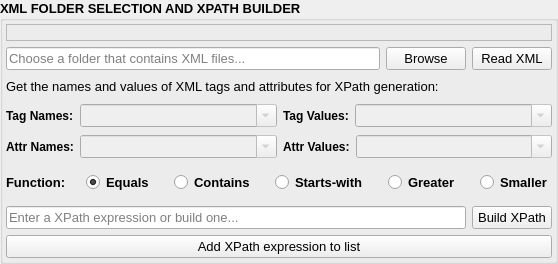
             <widget class="QGroupBox" name="group_box_xml_input_xpath_builder">
              <property name="sizePolicy">
               <sizepolicy hsizetype="Preferred" vsizetype="Preferred">
                <horstretch>0</horstretch>
                <verstretch>0</verstretch>
               </sizepolicy>
              </property>
              <property name="font">
               <font>
                <family>Microsoft YaHei UI</family>
                <pointsize>10</pointsize>
                <italic>false</italic>
                <bold>true</bold>
                <underline>false</underline>
                <strikeout>false</strikeout>
               </font>
              </property>
              <property name="title">
               <string>XML FOLDER SELECTION AND XPATH BUILDER</string>
              </property>
              <layout class="QVBoxLayout" name="verticalLayout_7">
               <property name="leftMargin">
                <number>3</number>
               </property>
               <property name="topMargin">
                <number>3</number>
               </property>
               <property name="rightMargin">
                <number>3</number>
               </property>
               <property name="bottomMargin">
                <number>3</number>
               </property>
               <item>
                <widget class="QLabel" name="statusbar_xml_files_count">
                 <property name="sizePolicy">
                  <sizepolicy hsizetype="Preferred" vsizetype="Preferred">
                   <horstretch>0</horstretch>
                   <verstretch>0</verstretch>
                  </sizepolicy>
                 </property>
                 <property name="styleSheet">
                  <string notr="true"/>
                 </property>
                 <property name="frameShape">
                  <enum>QFrame::Shape::StyledPanel</enum>
                 </property>
                 <property name="text">
                  <string/>
                 </property>
                </widget>
               </item>
               <item>
                <layout class="QHBoxLayout" name="horizontalLayout_one">
                 <item>
                  <widget class="QLineEdit" name="line_edit_xml_folder_path_input">
                   <property name="font">
                    <font>
                     <family>Microsoft YaHei UI</family>
                     <pointsize>10</pointsize>
                     <italic>false</italic>
                     <bold>false</bold>
                     <underline>false</underline>
                     <strikeout>false</strikeout>
                    </font>
                   </property>
                   <property name="placeholderText">
                    <string>Choose a folder that contains XML files...</string>
                   </property>
                   <property name="clearButtonEnabled">
                    <bool>true</bool>
                   </property>
                  </widget>
                 </item>
                 <item>
                  <widget class="QPushButton" name="button_browse_xml_folder">
                   <property name="sizePolicy">
                    <sizepolicy hsizetype="Preferred" vsizetype="Fixed">
                     <horstretch>0</horstretch>
                     <verstretch>0</verstretch>
                    </sizepolicy>
                   </property>
                   <property name="font">
                    <font>
                     <family>Microsoft YaHei UI</family>
                     <pointsize>10</pointsize>
                     <italic>false</italic>
                     <bold>false</bold>
                     <underline>false</underline>
                     <strikeout>false</strikeout>
                    </font>
                   </property>
                   <property name="toolTip">
                    <string>Browse for the folder containing your XML files.</string>
                   </property>
                   <property name="text">
                    <string>Browse</string>
                   </property>
                   <property name="icon">
                    <iconset theme="QIcon::ThemeIcon::FolderOpen"/>
                   </property>
                  </widget>
                 </item>
                 <item>
                  <widget class="QPushButton" name="button_read_xml">
                   <property name="sizePolicy">
                    <sizepolicy hsizetype="Preferred" vsizetype="Fixed">
                     <horstretch>0</horstretch>
                     <verstretch>0</verstretch>
                    </sizepolicy>
                   </property>
                   <property name="font">
                    <font>
                     <family>Microsoft YaHei UI</family>
                     <pointsize>10</pointsize>
                     <italic>false</italic>
                     <bold>false</bold>
                     <underline>false</underline>
                     <strikeout>false</strikeout>
                    </font>
                   </property>
                   <property name="toolTip">
                    <string>Load data from an XML file into the Combo Boxes and display the XML content.</string>
                   </property>
                   <property name="text">
                    <string>Read XML</string>
                   </property>
                  </widget>
                 </item>
                </layout>
               </item>
               <item>
                <layout class="QHBoxLayout" name="horizontalLayout_two">
                 <property name="topMargin">
                  <number>3</number>
                 </property>
                 <property name="bottomMargin">
                  <number>3</number>
                 </property>
                 <item>
                  <widget class="QLabel" name="label_xpath_builder">
                   <property name="sizePolicy">
                    <sizepolicy hsizetype="Preferred" vsizetype="Preferred">
                     <horstretch>0</horstretch>
                     <verstretch>0</verstretch>
                    </sizepolicy>
                   </property>
                   <property name="font">
                    <font>
                     <family>Microsoft YaHei UI</family>
                     <pointsize>10</pointsize>
                     <italic>false</italic>
                     <bold>false</bold>
                     <underline>false</underline>
                     <strikeout>false</strikeout>
                    </font>
                   </property>
                   <property name="text">
                    <string>Get the names and values of XML tags and attributes for XPath generation:</string>
                   </property>
                  </widget>
                 </item>
                </layout>
               </item>
               <item>
                <layout class="QHBoxLayout" name="horizontalLayout_three">
                 <property name="topMargin">
                  <number>1</number>
                 </property>
                 <property name="bottomMargin">
                  <number>1</number>
                 </property>
                 <item>
                  <widget class="QLabel" name="label_tag_names">
                   <property name="sizePolicy">
                    <sizepolicy hsizetype="Preferred" vsizetype="Preferred">
                     <horstretch>0</horstretch>
                     <verstretch>0</verstretch>
                    </sizepolicy>
                   </property>
                   <property name="maximumSize">
                    <size>
                     <width>72</width>
                     <height>16777215</height>
                    </size>
                   </property>
                   <property name="font">
                    <font>
                     <family>Microsoft YaHei UI</family>
                     <pointsize>9</pointsize>
                     <italic>false</italic>
                     <bold>true</bold>
                     <underline>false</underline>
                     <strikeout>false</strikeout>
                    </font>
                   </property>
                   <property name="text">
                    <string>Tag Names:</string>
                   </property>
                  </widget>
                 </item>
                 <item>
                  <widget class="QComboBox" name="combobox_tag_names">
                   <property name="enabled">
                    <bool>false</bool>
                   </property>
                   <property name="sizePolicy">
                    <sizepolicy hsizetype="Expanding" vsizetype="Fixed">
                     <horstretch>0</horstretch>
                     <verstretch>0</verstretch>
                    </sizepolicy>
                   </property>
                   <property name="minimumSize">
                    <size>
                     <width>0</width>
                     <height>0</height>
                    </size>
                   </property>
                   <property name="maximumSize">
                    <size>
                     <width>200</width>
                     <height>16777215</height>
                    </size>
                   </property>
                   <property name="font">
                    <font>
                     <family>Microsoft YaHei UI</family>
                     <pointsize>10</pointsize>
                     <italic>false</italic>
                     <bold>true</bold>
                     <underline>false</underline>
                     <strikeout>false</strikeout>
                    </font>
                   </property>
                   <property name="editable">
                    <bool>true</bool>
                   </property>
                   <property name="currentText">
                    <string/>
                   </property>
                   <property name="currentIndex">
                    <number>-1</number>
                   </property>
                   <property name="placeholderText">
                    <string>Select Tag Name...</string>
                   </property>
                  </widget>
                 </item>
                 <item>
                  <widget class="QLabel" name="label_tag_values">
                   <property name="sizePolicy">
                    <sizepolicy hsizetype="Preferred" vsizetype="Preferred">
                     <horstretch>0</horstretch>
                     <verstretch>0</verstretch>
                    </sizepolicy>
                   </property>
                   <property name="maximumSize">
                    <size>
                     <width>72</width>
                     <height>16777215</height>
                    </size>
                   </property>
                   <property name="font">
                    <font>
                     <family>Microsoft YaHei UI</family>
                     <pointsize>9</pointsize>
                     <italic>false</italic>
                     <bold>true</bold>
                     <underline>false</underline>
                     <strikeout>false</strikeout>
                    </font>
                   </property>
                   <property name="text">
                    <string>Tag Values:</string>
                   </property>
                  </widget>
                 </item>
                 <item>
                  <widget class="QComboBox" name="combobox_tag_values">
                   <property name="enabled">
                    <bool>false</bool>
                   </property>
                   <property name="sizePolicy">
                    <sizepolicy hsizetype="Expanding" vsizetype="Fixed">
                     <horstretch>0</horstretch>
                     <verstretch>0</verstretch>
                    </sizepolicy>
                   </property>
                   <property name="minimumSize">
                    <size>
                     <width>0</width>
                     <height>0</height>
                    </size>
                   </property>
                   <property name="maximumSize">
                    <size>
                     <width>200</width>
                     <height>16777215</height>
                    </size>
                   </property>
                   <property name="font">
                    <font>
                     <family>Microsoft YaHei UI</family>
                     <pointsize>10</pointsize>
                     <italic>false</italic>
                     <bold>true</bold>
                     <underline>false</underline>
                     <strikeout>false</strikeout>
                    </font>
                   </property>
                   <property name="editable">
                    <bool>true</bool>
                   </property>
                   <property name="currentText">
                    <string/>
                   </property>
                   <property name="currentIndex">
                    <number>-1</number>
                   </property>
                   <property name="placeholderText">
                    <string>Select Tag Value...</string>
                   </property>
                  </widget>
                 </item>
                </layout>
               </item>
               <item>
                <layout class="QHBoxLayout" name="horizontalLayout_four">
                 <property name="spacing">
                  <number>6</number>
                 </property>
                 <property name="topMargin">
                  <number>1</number>
                 </property>
                 <property name="bottomMargin">
                  <number>1</number>
                 </property>
                 <item>
                  <widget class="QLabel" name="label_attribute_names">
                   <property name="sizePolicy">
                    <sizepolicy hsizetype="Preferred" vsizetype="Preferred">
                     <horstretch>0</horstretch>
                     <verstretch>0</verstretch>
                    </sizepolicy>
                   </property>
                   <property name="maximumSize">
                    <size>
                     <width>72</width>
                     <height>16777215</height>
                    </size>
                   </property>
                   <property name="font">
                    <font>
                     <family>Microsoft YaHei UI</family>
                     <pointsize>9</pointsize>
                     <italic>false</italic>
                     <bold>true</bold>
                     <underline>false</underline>
                     <strikeout>false</strikeout>
                    </font>
                   </property>
                   <property name="text">
                    <string>Attr Names:</string>
                   </property>
                  </widget>
                 </item>
                 <item>
                  <widget class="QComboBox" name="combobox_attribute_names">
                   <property name="enabled">
                    <bool>false</bool>
                   </property>
                   <property name="sizePolicy">
                    <sizepolicy hsizetype="Expanding" vsizetype="Fixed">
                     <horstretch>0</horstretch>
                     <verstretch>0</verstretch>
                    </sizepolicy>
                   </property>
                   <property name="minimumSize">
                    <size>
                     <width>0</width>
                     <height>0</height>
                    </size>
                   </property>
                   <property name="maximumSize">
                    <size>
                     <width>200</width>
                     <height>16777215</height>
                    </size>
                   </property>
                   <property name="font">
                    <font>
                     <family>Microsoft YaHei UI</family>
                     <pointsize>10</pointsize>
                     <italic>false</italic>
                     <bold>true</bold>
                     <underline>false</underline>
                     <strikeout>false</strikeout>
                    </font>
                   </property>
                   <property name="editable">
                    <bool>true</bool>
                   </property>
                   <property name="currentText">
                    <string/>
                   </property>
                   <property name="currentIndex">
                    <number>-1</number>
                   </property>
                   <property name="placeholderText">
                    <string>Select Attribute Name...</string>
                   </property>
                  </widget>
                 </item>
                 <item>
                  <widget class="QLabel" name="label_attribute_values">
                   <property name="sizePolicy">
                    <sizepolicy hsizetype="Preferred" vsizetype="Preferred">
                     <horstretch>0</horstretch>
                     <verstretch>0</verstretch>
                    </sizepolicy>
                   </property>
                   <property name="maximumSize">
                    <size>
                     <width>72</width>
                     <height>16777215</height>
                    </size>
                   </property>
                   <property name="font">
                    <font>
                     <family>Microsoft YaHei UI</family>
                     <pointsize>9</pointsize>
                     <italic>false</italic>
                     <bold>true</bold>
                     <underline>false</underline>
                     <strikeout>false</strikeout>
                    </font>
                   </property>
                   <property name="text">
                    <string>Attr Values:</string>
                   </property>
                  </widget>
                 </item>
                 <item>
                  <widget class="QComboBox" name="combobox_attribute_values">
                   <property name="enabled">
                    <bool>false</bool>
                   </property>
                   <property name="sizePolicy">
                    <sizepolicy hsizetype="Expanding" vsizetype="Fixed">
                     <horstretch>0</horstretch>
                     <verstretch>0</verstretch>
                    </sizepolicy>
                   </property>
                   <property name="minimumSize">
                    <size>
                     <width>0</width>
                     <height>0</height>
                    </size>
                   </property>
                   <property name="maximumSize">
                    <size>
                     <width>200</width>
                     <height>16777215</height>
                    </size>
                   </property>
                   <property name="font">
                    <font>
                     <family>Microsoft YaHei UI</family>
                     <pointsize>10</pointsize>
                     <italic>false</italic>
                     <bold>true</bold>
                     <underline>false</underline>
                     <strikeout>false</strikeout>
                    </font>
                   </property>
                   <property name="editable">
                    <bool>true</bool>
                   </property>
                   <property name="currentText">
                    <string/>
                   </property>
                   <property name="currentIndex">
                    <number>-1</number>
                   </property>
                   <property name="placeholderText">
                    <string>Select Attribute Value...</string>
                   </property>
                  </widget>
                 </item>
                </layout>
               </item>
               <item>
                <layout class="QHBoxLayout" name="horizontalLayout_five">
                 <property name="spacing">
                  <number>20</number>
                 </property>
                 <property name="topMargin">
                  <number>7</number>
                 </property>
                 <property name="bottomMargin">
                  <number>7</number>
                 </property>
                 <item>
                  <widget class="QLabel" name="label_function">
                   <property name="sizePolicy">
                    <sizepolicy hsizetype="Preferred" vsizetype="Preferred">
                     <horstretch>0</horstretch>
                     <verstretch>0</verstretch>
                    </sizepolicy>
                   </property>
                   <property name="font">
                    <font>
                     <family>Microsoft YaHei UI</family>
                     <pointsize>10</pointsize>
                     <italic>false</italic>
                     <bold>true</bold>
                     <underline>false</underline>
                     <strikeout>false</strikeout>
                    </font>
                   </property>
                   <property name="text">
                    <string>Function:</string>
                   </property>
                  </widget>
                 </item>
                 <item>
                  <widget class="QRadioButton" name="radio_button_equals">
                   <property name="sizePolicy">
                    <sizepolicy hsizetype="Preferred" vsizetype="Fixed">
                     <horstretch>0</horstretch>
                     <verstretch>0</verstretch>
                    </sizepolicy>
                   </property>
                   <property name="font">
                    <font>
                     <family>Microsoft YaHei UI</family>
                     <pointsize>10</pointsize>
                     <italic>false</italic>
                     <bold>true</bold>
                     <underline>false</underline>
                     <strikeout>false</strikeout>
                    </font>
                   </property>
                   <property name="toolTip">
                    <string/>
                   </property>
                   <property name="text">
                    <string>Equals</string>
                   </property>
                   <property name="checked">
                    <bool>true</bool>
                   </property>
                  </widget>
                 </item>
                 <item>
                  <widget class="QRadioButton" name="radio_button_contains">
                   <property name="sizePolicy">
                    <sizepolicy hsizetype="Preferred" vsizetype="Fixed">
                     <horstretch>0</horstretch>
                     <verstretch>0</verstretch>
                    </sizepolicy>
                   </property>
                   <property name="font">
                    <font>
                     <family>Microsoft YaHei UI</family>
                     <pointsize>10</pointsize>
                     <italic>false</italic>
                     <bold>true</bold>
                     <underline>false</underline>
                     <strikeout>false</strikeout>
                    </font>
                   </property>
                   <property name="styleSheet">
                    <string notr="true"/>
                   </property>
                   <property name="text">
                    <string>Contains</string>
                   </property>
                  </widget>
                 </item>
                 <item>
                  <widget class="QRadioButton" name="radio_button_starts_with">
                   <property name="sizePolicy">
                    <sizepolicy hsizetype="Preferred" vsizetype="Fixed">
                     <horstretch>0</horstretch>
                     <verstretch>0</verstretch>
                    </sizepolicy>
                   </property>
                   <property name="font">
                    <font>
                     <family>Microsoft YaHei UI</family>
                     <pointsize>10</pointsize>
                     <italic>false</italic>
                     <bold>true</bold>
                     <underline>false</underline>
                     <strikeout>false</strikeout>
                    </font>
                   </property>
                   <property name="text">
                    <string>Starts-with</string>
                   </property>
                  </widget>
                 </item>
                 <item>
                  <widget class="QRadioButton" name="radio_button_greater">
                   <property name="sizePolicy">
                    <sizepolicy hsizetype="Preferred" vsizetype="Fixed">
                     <horstretch>0</horstretch>
                     <verstretch>0</verstretch>
                    </sizepolicy>
                   </property>
                   <property name="font">
                    <font>
                     <family>Microsoft YaHei UI</family>
                     <pointsize>10</pointsize>
                     <italic>false</italic>
                     <bold>true</bold>
                     <underline>false</underline>
                     <strikeout>false</strikeout>
                    </font>
                   </property>
                   <property name="text">
                    <string>Greater</string>
                   </property>
                  </widget>
                 </item>
                 <item>
                  <widget class="QRadioButton" name="radio_button_smaller">
                   <property name="sizePolicy">
                    <sizepolicy hsizetype="Preferred" vsizetype="Fixed">
                     <horstretch>0</horstretch>
                     <verstretch>0</verstretch>
                    </sizepolicy>
                   </property>
                   <property name="font">
                    <font>
                     <family>Microsoft YaHei UI</family>
                     <pointsize>10</pointsize>
                     <italic>false</italic>
                     <bold>true</bold>
                     <underline>false</underline>
                     <strikeout>false</strikeout>
                    </font>
                   </property>
                   <property name="text">
                    <string>Smaller</string>
                   </property>
                  </widget>
                 </item>
                </layout>
               </item>
               <item>
                <layout class="QHBoxLayout" name="horizontalLayout_six">
                 <item>
                  <widget class="QLineEdit" name="line_edit_xpath_builder">
                   <property name="font">
                    <font>
                     <family>Microsoft YaHei UI</family>
                     <pointsize>10</pointsize>
                     <italic>false</italic>
                     <bold>false</bold>
                     <underline>false</underline>
                     <strikeout>false</strikeout>
                    </font>
                   </property>
                   <property name="placeholderText">
                    <string>Enter a XPath expression or build one...</string>
                   </property>
                   <property name="clearButtonEnabled">
                    <bool>true</bool>
                   </property>
                  </widget>
                 </item>
                 <item>
                  <widget class="QPushButton" name="button_build_xpath">
                   <property name="sizePolicy">
                    <sizepolicy hsizetype="Preferred" vsizetype="Fixed">
                     <horstretch>0</horstretch>
                     <verstretch>0</verstretch>
                    </sizepolicy>
                   </property>
                   <property name="font">
                    <font>
                     <family>Microsoft YaHei UI</family>
                     <pointsize>10</pointsize>
                     <italic>false</italic>
                     <bold>false</bold>
                     <underline>false</underline>
                     <strikeout>false</strikeout>
                    </font>
                   </property>
                   <property name="toolTip">
                    <string>Create an XPath expression based on the current Combo Box values.</string>
                   </property>
                   <property name="text">
                    <string>Build XPath</string>
                   </property>
                  </widget>
                 </item>
                </layout>
               </item>
               <item>
                <widget class="QPushButton" name="button_add_xpath_to_list">
                 <property name="sizePolicy">
                  <sizepolicy hsizetype="Preferred" vsizetype="Fixed">
                   <horstretch>0</horstretch>
                   <verstretch>0</verstretch>
                  </sizepolicy>
                 </property>
                 <property name="font">
                  <font>
                   <family>Microsoft YaHei UI</family>
                   <pointsize>10</pointsize>
                   <italic>false</italic>
                   <bold>false</bold>
                   <underline>false</underline>
                   <strikeout>false</strikeout>
                  </font>
                 </property>
                 <property name="toolTip">
                  <string>Add the entered or generated XPath expression to the list below.</string>
                 </property>
                 <property name="text">
                  <string>Add XPath expression to list</string>
                 </property>
                </widget>
               </item>
              </layout>
             </widget>
